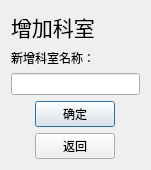
<?xml version="1.0" encoding="UTF-8"?>
<ui version="4.0">
 <class>Dialog</class>
 <widget class="QDialog" name="Dialog">
  <property name="geometry">
   <rect>
    <x>0</x>
    <y>0</y>
    <width>151</width>
    <height>155</height>
   </rect>
  </property>
  <property name="windowTitle">
   <string>增加科室</string>
  </property>
  <property name="styleSheet">
   <string notr="true">background-image: url(:/back.jpg);</string>
  </property>
  <layout class="QGridLayout" name="gridLayout">
   <item row="3" column="0" alignment="Qt::AlignHCenter">
    <widget class="QPushButton" name="pushButton">
     <property name="text">
      <string>确定</string>
     </property>
    </widget>
   </item>
   <item row="1" column="0" alignment="Qt::AlignLeft|Qt::AlignTop">
    <widget class="QLabel" name="label_2">
     <property name="text">
      <string>新增科室名称：</string>
     </property>
    </widget>
   </item>
   <item row="2" column="0">
    <widget class="QLineEdit" name="lineEdit"/>
   </item>
   <item row="0" column="0" alignment="Qt::AlignLeft|Qt::AlignTop">
    <widget class="QLabel" name="label">
     <property name="font">
      <font>
       <family>微软雅黑</family>
       <pointsize>16</pointsize>
      </font>
     </property>
     <property name="text">
      <string>增加科室</string>
     </property>
    </widget>
   </item>
   <item row="4" column="0" alignment="Qt::AlignHCenter">
    <widget class="QPushButton" name="returnButton">
     <property name="text">
      <string>返回</string>
     </property>
    </widget>
   </item>
  </layout>
 </widget>
 <resources>
  <include location="background_image.qrc"/>
 </resources>
 <connections/>
</ui>
